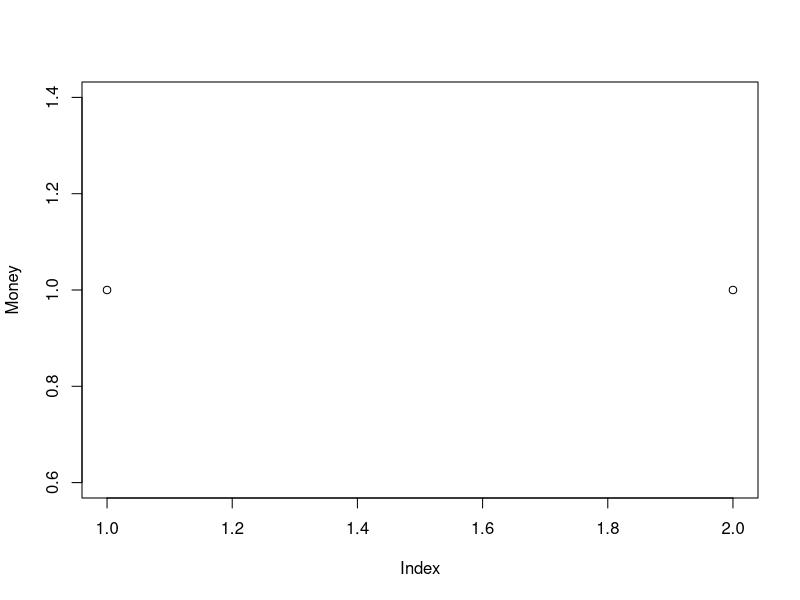

Source code (R):
#Simulate 10 throws with a starting amount of x=money=10
#n=10
simulate = function(){
  #money won/lost in a single game
  money = 1
  for(i in 1:2){
    if(runif(1) < 0.5)
      money = money/2
    else
      money = 2*money
  }
  return(money)
}

#The Money vector keeps track of all the games
#N is the number of games we play
N = 2
Money = numeric(N)
for(i in 1:N)
  Money[i]= simulate()

mean(Money);median(Money)
#Probabilities
#Simulated
table(Money)/1000
#Exact
2^{-10}*choose(10,10/2)

#Plot the simulations
plot(Money)